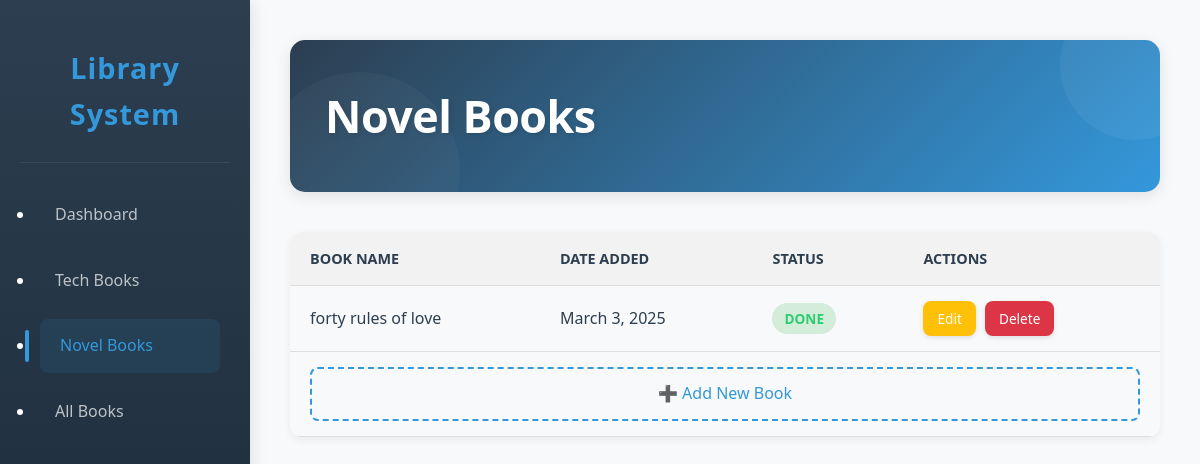
Page /novel/ on the earlier database version.
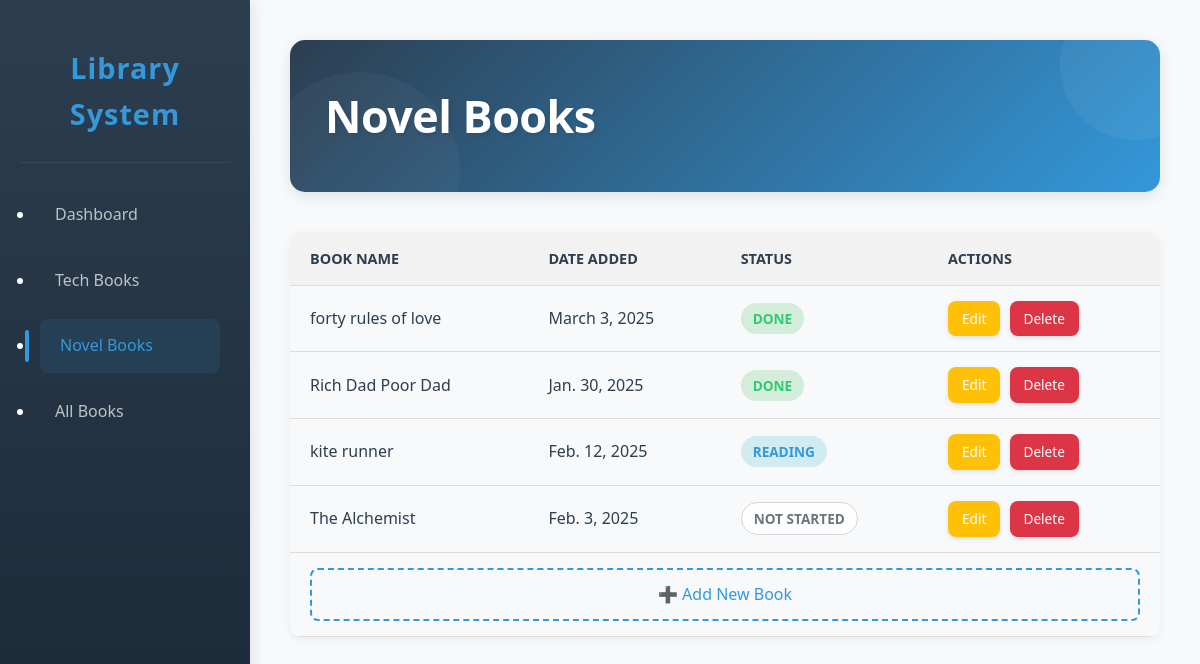
Same page on the later database version.
### library/models.py (models this page shows, shortened)
class Book(models.Model):
    STATUS_CHOICES = [
        ('reading', 'Reading'),
        ('completed', 'Done'),
        ('not-started', 'Not Started'),
    ]
    BOOK_TYPE_CHOICES = [
        ('TECH', 'Tech Book'),
        ('NOVEL', 'Novel Book'),
    ]
    name = models.CharField(max_length=255)
    date_added = models.DateField()
    status = models.CharField(max_length=20, choices=STATUS_CHOICES, default='not-started')
    book_type = models.CharField(max_length=10, choices=BOOK_TYPE_CHOICES)

### library/views.py (the view)
# urls.py: path('novel/', views.novel_books, name='novel_books'),
def novel_books(request):
    books = Book.objects.filter(book_type='NOVEL')
    return render(request, 'novel_books.html', {'books': books})

### templates/novel_books.html (shortened to what this page needs)
{% load static %}
<!DOCTYPE html>
<html lang="en">
<head>
  <link rel="stylesheet" href="{% static 'style.css' %}">
</head>
<body>
  <nav class="sidebar">
    <div class="logo">
      <h2>Library System</h2>
    </div>
    <ul class="nav-links">
      <li><a href="{% url 'home' %}">Dashboard</a></li>
      <li><a href="{% url 'tech_books' %}">Tech Books</a></li>
      <li class="active"><a href="{% url 'novel_books' %}">Novel Books</a></li>
      <li><a href="{% url 'show_books' %}">All Books</a></li>
    </ul>
  </nav>
  <main class="main-content">
    <header class="top-bar">
      <h1>Novel Books</h1>
    </header>
    <div class="novel-book-table">
      <table>
        <thead>
          <tr>
            <th>Book Name</th>
            <th>Date Added</th>
            <th>Status</th>
            <th>Actions</th>
          </tr>
        </thead>
        <tbody>
          {% for book in books %}
          <tr>
            <td>{{ book.name }}</td>
            <td>{{ book.date_added }}</td>
            <td>
              <span class="status-badge {{ book.status }}">
                {{ book.get_status_display }}
              </span>
            </td>
            <td>
              <a href="{% url 'edit_book' book.id %}" class="btn-edit">Edit</a>
              <a href="{% url 'delete_book' book.id %}" class="btn-delete">Delete</a>
            </td>
          </tr>
          {% endfor %}
          <tr class="add-book-row">
            <td colspan="4" style="text-align: center;">
              <a href="{% url 'add_novel_book' %}" class="add-book-btn">➕ Add New Book</a>
            </td>
          </tr>
        </tbody>
      </table>
    </div>
  </main>
</body>
</html>

Differences in the rows shown:
added Book: name "Rich Dad Poor Dad", date_added "Jan. 30, 2025", status "DONE"
added Book: name "kite runner", date_added "Feb. 12, 2025", status "READING"
added Book: name "The Alchemist", date_added "Feb. 3, 2025", status "NOT STARTED"
